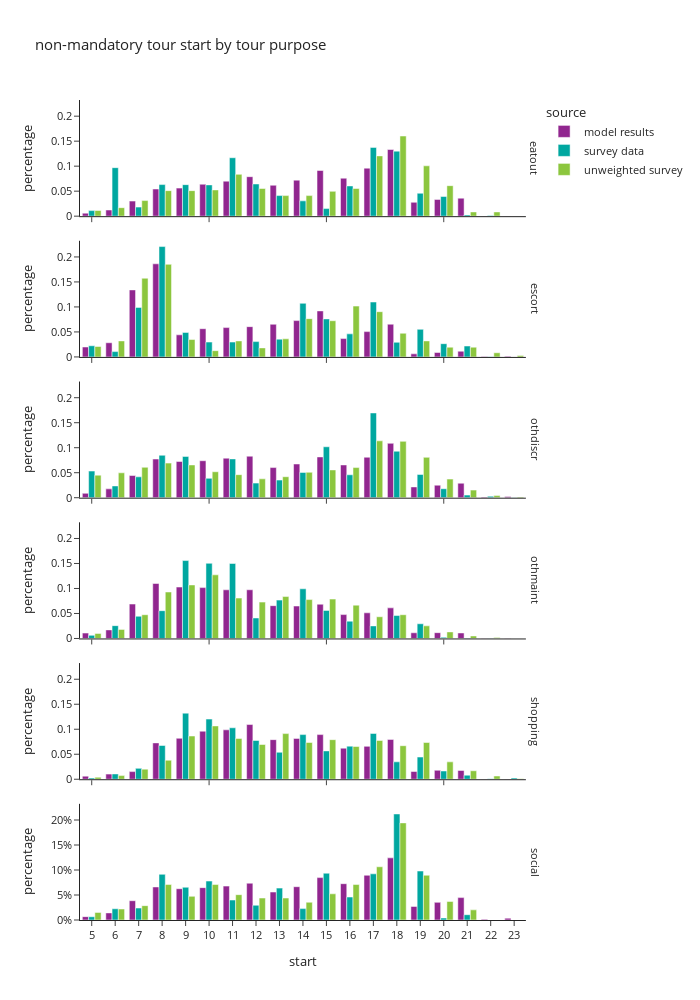

The notebook cell saved with this chart:
### Code cell
df_plot = non_m_tour_data.groupby(['source','tour_type','start'])[['trip_weight_2017_2019']].sum().reset_index()
df_plot['percentage'] = df_plot.groupby(['source','tour_type'], group_keys=False)['trip_weight_2017_2019']. \
    apply(lambda x: x / float(x.sum()))

fig = px.bar(df_plot, x="start", y="percentage", color="source",barmode="group",
             facet_row='tour_type',
             title="non-mandatory tour start by tour purpose")
fig.for_each_annotation(lambda a: a.update(text = a.text.split("=")[-1]))
fig.update_layout(height=1000, width=700, yaxis=dict(tickformat=".0%"), xaxis=dict(dtick="1"))
fig.show()

### Figure 1 — Plotly figure (JSON) as saved in the notebook; plotly's stock layout.template omitted (floating-point values rounded to 4 significant figures)
{"data": [{"alignmentgroup": "True", "hovertemplate": "source=model results<br>tour_type=eatout<br>start=%{x}<br>percentage=%{y}<extra></extra>", "legendgroup": "model results", "marker": {"color": "#91268F", "pattern": {"shape": ""}}, "name": "model results", "offsetgroup": "model results", "orientation": "v", "showlegend": true, "textposition": "auto", "type": "bar", "x": [5.0, 6.0, 7.0, 8.0, 9.0, 10.0, 11.0, 12.0, 13.0, 14.0, 15.0, 16.0, 17.0, 18.0, 19.0, 20.0, 21.0, 22.0, 23.0], "xaxis": "x6", "y": [0.005993, 0.01232, 0.03016, 0.0543, 0.05612, 0.06391, 0.07003, 0.07898, 0.06185, 0.07209, 0.09136, 0.07595, 0.09604, 0.1333, 0.02773, 0.03351, 0.03601, 9.456e-05, 0.0002325], "yaxis": "y6"}, {"alignmentgroup": "True", "hovertemplate": "source=model results<br>tour_type=escort<br>start=%{x}<br>percentage=%{y}<extra></extra>", "legendgroup": "model results", "marker": {"color": "#91268F", "pattern": {"shape": ""}}, "name": "model results", "offsetgroup": "model results", "orientation": "v", "showlegend": false, "textposition": "auto", "type": "bar", "x": [5.0, 6.0, 7.0, 8.0, 9.0, 10.0, 11.0, 12.0, 13.0, 14.0, 15.0, 16.0, 17.0, 18.0, 19.0, 20.0, 21.0, 22.0, 23.0], "xaxis": "x5", "y": [0.01984, 0.0284, 0.1341, 0.1862, 0.04424, 0.05643, 0.05869, 0.06057, 0.06528, 0.07267, 0.09208, 0.03669, 0.05064, 0.06547, 0.006164, 0.008902, 0.01145, 0.0008411, 0.001301], "yaxis": "y5"}, {"alignmentgroup": "True", "hovertemplate": "source=model results<br>tour_type=othdiscr<br>start=%{x}<br>percentage=%{y}<extra></extra>", "legendgroup": "model results", "marker": {"color": "#91268F", "pattern": {"shape": ""}}, "name": "model results", "offsetgroup": "model results", "orientation": "v", "showlegend": false, "textposition": "auto", "type": "bar", "x": [5.0, 6.0, 7.0, 8.0, 9.0, 10.0, 11.0, 12.0, 13.0, 14.0, 15.0, 16.0, 17.0, 18.0, 19.0, 20.0, 21.0, 22.0, 23.0], "xaxis": "x4", "y": [0.008716, 0.01767, 0.04435, 0.07732, 0.07247, 0.07393, 0.07903, 0.08299, 0.06026, 0.06743, 0.08155, 0.06553, 0.08093, 0.1088, 0.02156, 0.02502, 0.02894, 0.001162, 0.002366], "yaxis": "y4"}, {"alignmentgroup": "True", "hovertemplate": "source=model results<br>tour_type=othmaint<br>start=%{x}<br>percentage=%{y}<extra></extra>", "legendgroup": "model results", "marker": {"color": "#91268F", "pattern": {"shape": ""}}, "name": "model results", "offsetgroup": "model results", "orientation": "v", "showlegend": false, "textposition": "auto", "type": "bar", "x": [5.0, 6.0, 7.0, 8.0, 9.0, 10.0, 11.0, 12.0, 13.0, 14.0, 15.0, 16.0, 17.0, 18.0, 19.0, 20.0, 21.0, 22.0, 23.0], "xaxis": "x3", "y": [0.01079, 0.01718, 0.06881, 0.1099, 0.1028, 0.1017, 0.09731, 0.09738, 0.0656, 0.06486, 0.0685, 0.04777, 0.0513, 0.0612, 0.01138, 0.01162, 0.01102, 0.0003023, 0.0005264], "yaxis": "y3"}, {"alignmentgroup": "True", "hovertemplate": "source=model results<br>tour_type=shopping<br>start=%{x}<br>percentage=%{y}<extra></extra>", "legendgroup": "model results", "marker": {"color": "#91268F", "pattern": {"shape": ""}}, "name": "model results", "offsetgroup": "model results", "orientation": "v", "showlegend": false, "textposition": "auto", "type": "bar", "x": [5.0, 6.0, 7.0, 8.0, 9.0, 10.0, 11.0, 12.0, 13.0, 14.0, 15.0, 16.0, 17.0, 18.0, 19.0, 20.0, 21.0, 22.0, 23.0], "xaxis": "x2", "y": [0.00622, 0.01024, 0.01527, 0.07269, 0.08189, 0.09608, 0.0988, 0.1094, 0.07921, 0.0817, 0.08927, 0.06211, 0.06576, 0.07964, 0.01548, 0.01788, 0.01756, 0.0004037, 0.0003995], "yaxis": "y2"}, {"alignmentgroup": "True", "hovertemplate": "source=model results<br>tour_type=social<br>start=%{x}<br>percentage=%{y}<extra></extra>", "legendgroup": "model results", "marker": {"color": "#91268F", "pattern": {"shape": ""}}, "name": "model results", "offsetgroup": "model results", "orientation": "v", "showlegend": false, "textposition": "auto", "type": "bar", "x": [5.0, 6.0, 7.0, 8.0, 9.0, 10.0, 11.0, 12.0, 13.0, 14.0, 15.0, 16.0, 17.0, 18.0, 19.0, 20.0, 21.0, 22.0, 23.0], "xaxis": "x", "y": [0.006684, 0.0142, 0.03858, 0.0661, 0.06257, 0.06473, 0.06778, 0.07359, 0.05592, 0.0666, 0.08475, 0.07263, 0.08946, 0.1243, 0.02711, 0.03528, 0.04476, 0.001327, 0.003666], "yaxis": "y"}, {"alignmentgroup": "True", "hovertemplate": "source=survey data<br>tour_type=eatout<br>start=%{x}<br>percentage=%{y}<extra></extra>", "legendgroup": "survey data", "marker": {"color": "#00A7A0", "pattern": {"shape": ""}}, "name": "survey data", "offsetgroup": "survey data", "orientation": "v", "showlegend": true, "textposition": "auto", "type": "bar", "x": [5.0, 6.0, 7.0, 8.0, 9.0, 10.0, 11.0, 12.0, 13.0, 14.0, 15.0, 16.0, 17.0, 18.0, 19.0, 20.0, 21.0, 22.0], "xaxis": "x6", "y": [0.0111, 0.09701, 0.01812, 0.06316, 0.06304, 0.06255, 0.1169, 0.06439, 0.04118, 0.03061, 0.01515, 0.06044, 0.1376, 0.1301, 0.04584, 0.03931, 0.002444, 0.001157], "yaxis": "y6"}, {"alignmentgroup": "True", "hovertemplate": "source=survey data<br>tour_type=escort<br>start=%{x}<br>percentage=%{y}<extra></extra>", "legendgroup": "survey data", "marker": {"color": "#00A7A0", "pattern": {"shape": ""}}, "name": "survey data", "offsetgroup": "survey data", "orientation": "v", "showlegend": false, "textposition": "auto", "type": "bar", "x": [5.0, 6.0, 7.0, 8.0, 9.0, 10.0, 11.0, 12.0, 13.0, 14.0, 15.0, 16.0, 17.0, 18.0, 19.0, 20.0, 21.0, 22.0, 23.0], "xaxis": "x5", "y": [0.02234, 0.0107, 0.09913, 0.2207, 0.04899, 0.02974, 0.02973, 0.03065, 0.03556, 0.1072, 0.07608, 0.04614, 0.1098, 0.02926, 0.0552, 0.02649, 0.02183, 0.0002847, 7.507e-05], "yaxis": "y5"}, {"alignmentgroup": "True", "hovertemplate": "source=survey data<br>tour_type=othdiscr<br>start=%{x}<br>percentage=%{y}<extra></extra>", "legendgroup": "survey data", "marker": {"color": "#00A7A0", "pattern": {"shape": ""}}, "name": "survey data", "offsetgroup": "survey data", "orientation": "v", "showlegend": false, "textposition": "auto", "type": "bar", "x": [5.0, 6.0, 7.0, 8.0, 9.0, 10.0, 11.0, 12.0, 13.0, 14.0, 15.0, 16.0, 17.0, 18.0, 19.0, 20.0, 21.0, 22.0, 23.0], "xaxis": "x4", "y": [0.05325, 0.02351, 0.04171, 0.08486, 0.08259, 0.03873, 0.07761, 0.02916, 0.03525, 0.05053, 0.1019, 0.04584, 0.1695, 0.09293, 0.04649, 0.01795, 0.005204, 0.002802, 0.0002128], "yaxis": "y4"}, {"alignmentgroup": "True", "hovertemplate": "source=survey data<br>tour_type=othmaint<br>start=%{x}<br>percentage=%{y}<extra></extra>", "legendgroup": "survey data", "marker": {"color": "#00A7A0", "pattern": {"shape": ""}}, "name": "survey data", "offsetgroup": "survey data", "orientation": "v", "showlegend": false, "textposition": "auto", "type": "bar", "x": [5.0, 6.0, 7.0, 8.0, 9.0, 10.0, 11.0, 12.0, 13.0, 14.0, 15.0, 16.0, 17.0, 18.0, 19.0, 20.0, 21.0, 22.0], "xaxis": "x3", "y": [0.006277, 0.02564, 0.04441, 0.05558, 0.1558, 0.1503, 0.15, 0.041, 0.07672, 0.09932, 0.0561, 0.0346, 0.02513, 0.04586, 0.02939, 0.002238, 0.0009862, 0.0006006], "yaxis": "y3"}, {"alignmentgroup": "True", "hovertemplate": "source=survey data<br>tour_type=shopping<br>start=%{x}<br>percentage=%{y}<extra></extra>", "legendgroup": "survey data", "marker": {"color": "#00A7A0", "pattern": {"shape": ""}}, "name": "survey data", "offsetgroup": "survey data", "orientation": "v", "showlegend": false, "textposition": "auto", "type": "bar", "x": [5.0, 6.0, 7.0, 8.0, 9.0, 10.0, 11.0, 12.0, 13.0, 14.0, 15.0, 16.0, 17.0, 18.0, 19.0, 20.0, 21.0, 22.0, 23.0], "xaxis": "x2", "y": [0.002379, 0.01057, 0.02174, 0.06752, 0.1322, 0.1203, 0.1029, 0.07752, 0.05394, 0.08929, 0.05667, 0.06621, 0.09156, 0.03479, 0.04436, 0.0165, 0.008065, 0.001147, 0.002374], "yaxis": "y2"}, {"alignmentgroup": "True", "hovertemplate": "source=survey data<br>tour_type=social<br>start=%{x}<br>percentage=%{y}<extra></extra>", "legendgroup": "survey data", "marker": {"color": "#00A7A0", "pattern": {"shape": ""}}, "name": "survey data", "offsetgroup": "survey data", "orientation": "v", "showlegend": false, "textposition": "auto", "type": "bar", "x": [5.0, 6.0, 7.0, 8.0, 9.0, 10.0, 11.0, 12.0, 13.0, 14.0, 15.0, 16.0, 17.0, 18.0, 19.0, 20.0, 21.0], "xaxis": "x", "y": [0.006464, 0.02246, 0.02393, 0.09137, 0.0655, 0.07788, 0.03991, 0.02949, 0.06376, 0.02275, 0.09361, 0.04592, 0.09234, 0.2121, 0.09795, 0.003966, 0.0106], "yaxis": "y"}, {"alignmentgroup": "True", "hovertemplate": "source=unweighted survey<br>tour_type=eatout<br>start=%{x}<br>percentage=%{y}<extra></extra>", "legendgroup": "unweighted survey", "marker": {"color": "#8CC63E", "pattern": {"shape": ""}}, "name": "unweighted survey", "offsetgroup": "unweighted survey", "orientation": "v", "showlegend": true, "textposition": "auto", "type": "bar", "x": [5.0, 6.0, 7.0, 8.0, 9.0, 10.0, 11.0, 12.0, 13.0, 14.0, 15.0, 16.0, 17.0, 18.0, 19.0, 20.0, 21.0, 22.0], "xaxis": "x6", "y": [0.01135, 0.01702, 0.03121, 0.05106, 0.05106, 0.05248, 0.08369, 0.05532, 0.04113, 0.04113, 0.04965, 0.05532, 0.1206, 0.1603, 0.1007, 0.06099, 0.008511, 0.008511], "yaxis": "y6"}, {"alignmentgroup": "True", "hovertemplate": "source=unweighted survey<br>tour_type=escort<br>start=%{x}<br>percentage=%{y}<extra></extra>", "legendgroup": "unweighted survey", "marker": {"color": "#8CC63E", "pattern": {"shape": ""}}, "name": "unweighted survey", "offsetgroup": "unweighted survey", "orientation": "v", "showlegend": false, "textposition": "auto", "type": "bar", "x": [5.0, 6.0, 7.0, 8.0, 9.0, 10.0, 11.0, 12.0, 13.0, 14.0, 15.0, 16.0, 17.0, 18.0, 19.0, 20.0, 21.0, 22.0, 23.0], "xaxis": "x5", "y": [0.02089, 0.03203, 0.1574, 0.1852, 0.03482, 0.01253, 0.03203, 0.01811, 0.03621, 0.0766, 0.07242, 0.1017, 0.09053, 0.04735, 0.03203, 0.0195, 0.0195, 0.008357, 0.002786], "yaxis": "y5"}, {"alignmentgroup": "True", "hovertemplate": "source=unweighted survey<br>tour_type=othdiscr<br>start=%{x}<br>percentage=%{y}<extra></extra>", "legendgroup": "unweighted survey", "marker": {"color": "#8CC63E", "pattern": {"shape": ""}}, "name": "unweighted survey", "offsetgroup": "unweighted survey", "orientation": "v", "showlegend": false, "textposition": "auto", "type": "bar", "x": [5.0, 6.0, 7.0, 8.0, 9.0, 10.0, 11.0, 12.0, 13.0, 14.0, 15.0, 16.0, 17.0, 18.0, 19.0, 20.0, 21.0, 22.0, 23.0], "xaxis": "x4", "y": [0.04507, 0.04979, 0.0608, 0.06918, 0.06551, 0.05189, 0.04612, 0.03774, 0.04193, 0.05084, 0.05556, 0.06027, 0.1137, 0.1127, 0.08071, 0.03721, 0.0152, 0.004193, 0.001572], "yaxis": "y4"}, {"alignmentgroup": "True", "hovertemplate": "source=unweighted survey<br>tour_type=othmaint<br>start=%{x}<br>percentage=%{y}<extra></extra>", "legendgroup": "unweighted survey", "marker": {"color": "#8CC63E", "pattern": {"shape": ""}}, "name": "unweighted survey", "offsetgroup": "unweighted survey", "orientation": "v", "showlegend": false, "textposition": "auto", "type": "bar", "x": [5.0, 6.0, 7.0, 8.0, 9.0, 10.0, 11.0, 12.0, 13.0, 14.0, 15.0, 16.0, 17.0, 18.0, 19.0, 20.0, 21.0, 22.0], "xaxis": "x3", "y": [0.0101, 0.01818, 0.04747, 0.09293, 0.1071, 0.1273, 0.08081, 0.07273, 0.08384, 0.07778, 0.07879, 0.06667, 0.04343, 0.04747, 0.02525, 0.01313, 0.005051, 0.00202], "yaxis": "y3"}, {"alignmentgroup": "True", "hovertemplate": "source=unweighted survey<br>tour_type=shopping<br>start=%{x}<br>percentage=%{y}<extra></extra>", "legendgroup": "unweighted survey", "marker": {"color": "#8CC63E", "pattern": {"shape": ""}}, "name": "unweighted survey", "offsetgroup": "unweighted survey", "orientation": "v", "showlegend": false, "textposition": "auto", "type": "bar", "x": [5.0, 6.0, 7.0, 8.0, 9.0, 10.0, 11.0, 12.0, 13.0, 14.0, 15.0, 16.0, 17.0, 18.0, 19.0, 20.0, 21.0, 22.0, 23.0], "xaxis": "x2", "y": [0.004039, 0.00727, 0.02019, 0.03796, 0.08643, 0.1066, 0.08158, 0.06947, 0.09128, 0.07351, 0.07916, 0.06543, 0.07754, 0.06704, 0.07351, 0.03473, 0.01696, 0.006462, 0.0008078], "yaxis": "y2"}, {"alignmentgroup": "True", "hovertemplate": "source=unweighted survey<br>tour_type=social<br>start=%{x}<br>percentage=%{y}<extra></extra>", "legendgroup": "unweighted survey", "marker": {"color": "#8CC63E", "pattern": {"shape": ""}}, "name": "unweighted survey", "offsetgroup": "unweighted survey", "orientation": "v", "showlegend": false, "textposition": "auto", "type": "bar", "x": [5.0, 6.0, 7.0, 8.0, 9.0, 10.0, 11.0, 12.0, 13.0, 14.0, 15.0, 16.0, 17.0, 18.0, 19.0, 20.0, 21.0], "xaxis": "x", "y": [0.0152, 0.02196, 0.02872, 0.07095, 0.0473, 0.07095, 0.05068, 0.04392, 0.04392, 0.03547, 0.05236, 0.07095, 0.1064, 0.1943, 0.08953, 0.03716, 0.02027], "yaxis": "y"}], "layout": {"annotations": [{"font": {}, "showarrow": false, "text": "social", "textangle": 90, "x": 0.98, "xanchor": "left", "xref": "paper", "y": 0.07083, "yanchor": "middle", "yref": "paper"}, {"font": {}, "showarrow": false, "text": "shopping", "textangle": 90, "x": 0.98, "xanchor": "left", "xref": "paper", "y": 0.2425, "yanchor": "middle", "yref": "paper"}, {"font": {}, "showarrow": false, "text": "othmaint", "textangle": 90, "x": 0.98, "xanchor": "left", "xref": "paper", "y": 0.4142, "yanchor": "middle", "yref": "paper"}, {"font": {}, "showarrow": false, "text": "othdiscr", "textangle": 90, "x": 0.98, "xanchor": "left", "xref": "paper", "y": 0.5858, "yanchor": "middle", "yref": "paper"}, {"font": {}, "showarrow": false, "text": "escort", "textangle": 90, "x": 0.98, "xanchor": "left", "xref": "paper", "y": 0.7575, "yanchor": "middle", "yref": "paper"}, {"font": {}, "showarrow": false, "text": "eatout", "textangle": 90, "x": 0.98, "xanchor": "left", "xref": "paper", "y": 0.9292, "yanchor": "middle", "yref": "paper"}], "barmode": "group", "height": 1000, "legend": {"title": {"text": "source"}, "tracegroupgap": 0}, "title": {"text": "non-mandatory tour start by tour purpose"}, "width": 700, "xaxis": {"anchor": "y", "domain": [0.0, 0.98], "dtick": "1", "title": {"text": "start"}}, "xaxis2": {"anchor": "y2", "domain": [0.0, 0.98], "matches": "x", "showticklabels": false}, "xaxis3": {"anchor": "y3", "domain": [0.0, 0.98], "matches": "x", "showticklabels": false}, "xaxis4": {"anchor": "y4", "domain": [0.0, 0.98], "matches": "x", "showticklabels": false}, "xaxis5": {"anchor": "y5", "domain": [0.0, 0.98], "matches": "x", "showticklabels": false}, "xaxis6": {"anchor": "y6", "domain": [0.0, 0.98], "matches": "x", "showticklabels": false}, "yaxis": {"anchor": "x", "domain": [0.0, 0.1417], "tickformat": ".0%", "title": {"text": "percentage"}}, "yaxis2": {"anchor": "x2", "domain": [0.1717, 0.3133], "matches": "y", "title": {"text": "percentage"}}, "yaxis3": {"anchor": "x3", "domain": [0.3433, 0.485], "matches": "y", "title": {"text": "percentage"}}, "yaxis4": {"anchor": "x4", "domain": [0.515, 0.6567], "matches": "y", "title": {"text": "percentage"}}, "yaxis5": {"anchor": "x5", "domain": [0.6867, 0.8283], "matches": "y", "title": {"text": "percentage"}}, "yaxis6": {"anchor": "x6", "domain": [0.8583, 1.0], "matches": "y", "title": {"text": "percentage"}}}}
